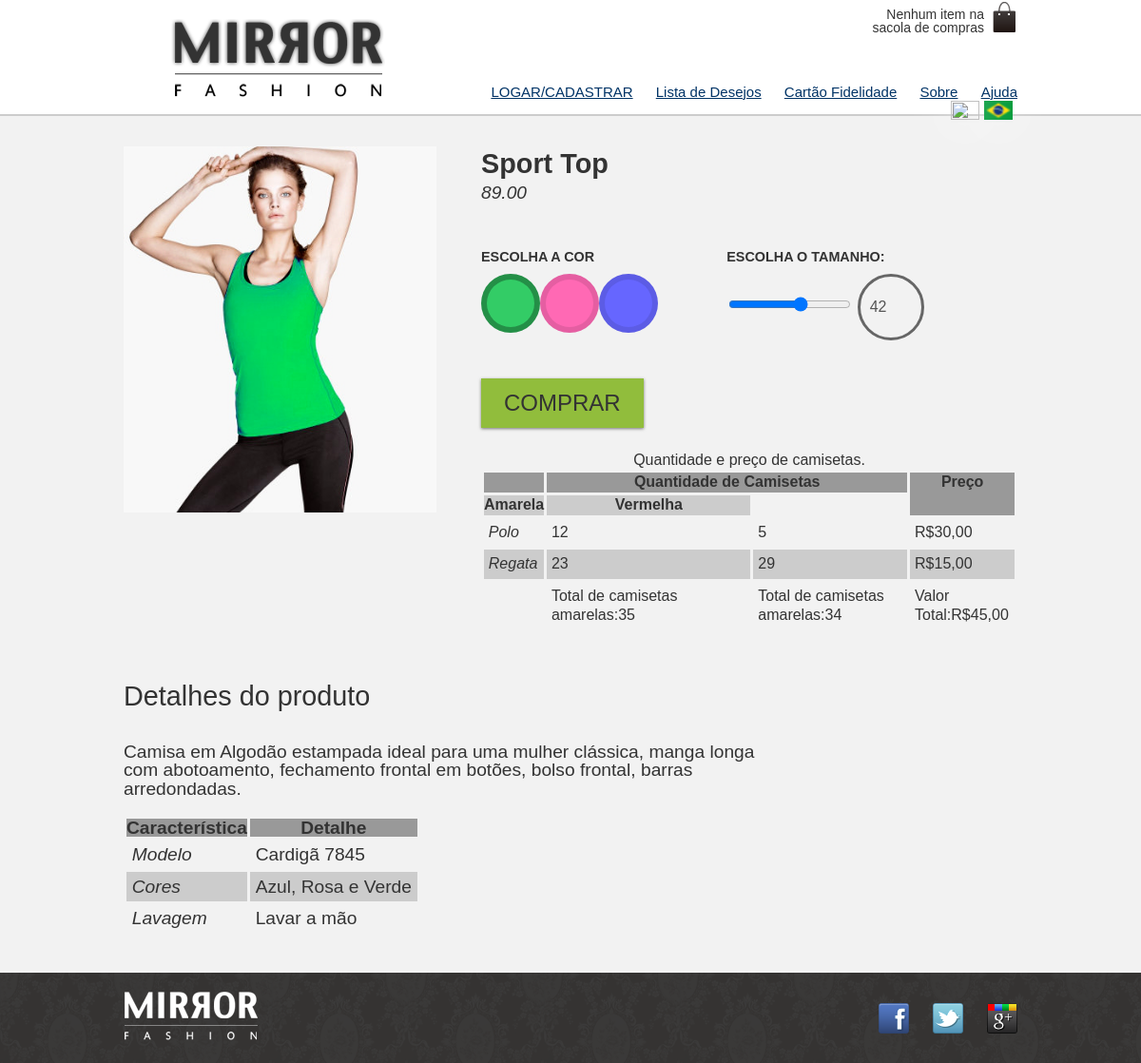
The app's page /produto.php?id=5 with its own data.
### tables this page shows
CREATE TABLE `produtos` (
  `id` int(11) NOT NULL,
  `nome` varchar(255) DEFAULT NULL,
  `preco` decimal(10,2) DEFAULT NULL,
  `descricao` text DEFAULT NULL,
  `type` varchar(20) NOT NULL,
  `data` date DEFAULT NULL,
  `vendas` int(11) DEFAULT NULL
);

### produto.php (the view, shortened to what this page needs)
<?php
$conexao = mysqli_connect("127.0.0.1","root","","wd43");
$dados = mysqli_query($conexao,"SELECT * FROM produtos WHERE id=".$_GET['id']);
$produtos = mysqli_fetch_array($dados);
$cabecalho_css='<link rel="stylesheet" type="text/css" href="css/produto.css">';
include("cabecalho.php");
?>
<div class="produto-back">
<div class="container">
<div class="produto">
<h1><?= $produtos['nome']?></h1>
<p><?= $produtos['preco']?></p>
<form action="checkout.php" method="POST">
<fieldset class="cores">
<legend>Escolha a cor</legend>
<label for="verde" >
<img src="img/produtos/foto<?= $produtos['id']?>-verde.png" alt="Produto na cor verde">
</label>
</fieldset>
<fieldset class="tamanhos">
<legend>Escolha o Tamanho:</legend>
<input type="range" min="36" max="46" step="2" name="tamanho" id="tamanho">
<output	for="tamanho" name="valortamanho" id="valortamanho">42 </output>
</fieldset>
<input type="submit" class="comprar" value="Comprar">
</form>
<table>
<caption>Quantidade e preço de camisetas.</caption>
<colgroup>
<col width="10%">
<col width="40%">
<col width="30%">
<col width="20%">
</colgroup>
<thead>
<tr>
<th rowpan="2"></th>
<th colspan="2">Quantidade de Camisetas</th>
<th rowspan="2">Preço</th>
</tr>
<tr>
<th>Amarela</th>
<th>Vermelha</th>
</tr>
</thead>
<tfoot>
<tr>
<td>
<td>Total de camisetas amarelas:35</td>
<td>Total de camisetas amarelas:34</td>
<td>Valor Total:R$45,00</td>
</tr>
</tfoot>
<tbody>
<tr>
<td>Polo</td>
<td>12</td>
<td>5</td>
<td>R$30,00</td>
</tr>
<tr>
<td>Regata</td>
<td>23</td>
<td>29</td>
<td>R$15,00</td>
</tr>
</tbody>
</table>
</div>
<div class="detalhes">
<h2>Detalhes	do	produto</h2>
<p>
<?= $produtos['descricao']?>
</p>
<table>
<thead>
<tr>
<th>Característica</th>
<th>Detalhe</th>
</tr>
</thead>
<tbody>
<tr>
<td>Modelo</td>
<td>Cardigã 7845</td>
</tr>
<tr>
<td>Cores</td>
<td>Azul, Rosa e Verde</td>
</tr>
<tr>
<td>Lavagem</td>
<td>Lavar a mão</td>
</tr>
</tbody>
</table>
</div>
</div>
</div>
<?php
include("rodape.php")
?>
</body>
</html>

### css/estilos.css (style rules this page uses)
body { color: #333333; font-family: "PT Sans", sans-serif; }
.container { margin: 0 auto; width: 940px; }

### css/produto.css (style rules this page uses)
.tamanhos output { display: inline-block; height:44px; width:44px; line-height:44px; border:3px solid #666; border-radius:50%; color:#555; }
.cores label:after { content: ''; display: block; border: 6px solid rgba(0,0,0,0.1); border-radius: 50%; width: 50px; height: 50px; }
label[for=verde]:after { left:0; background-color:#33cc66; }
.cores label img { display: block; max-width: 100%; }
.cores input:checked + label:after { border:6px solid rgba(0,0,0,0.3); }
.cores { position: relative; padding-top: 80px; }
.cores legend { position:absolute; top:0; left:0; }
fieldset { display:table-column; border:0; }
.produto { color: #333; line-height: 1.3; margin-top: 2em;; }
.produto h1 { font-size:1.8em; font-weight:bold; }
.produto p { font-size:1.2em; font-style:italic; margin-bottom:1em; }
.produto legend { display:block; font:bold 0.9em/2.5 Arial; text-transform:uppercase; }
.comprar { background: #91bd3c; border:none; color:#333; font-size: 1.5em; text-transform:uppercase; box-shadow: 0 1px 3px #777; display:block; padding: 0.5em 1em; margin:1em 0; }
output { width: 60px; height: 60px; border-radius: 50%; border: 1px solid black; padding: 10px; }
@media (min-width:630px) { .produto { position:relative; padding-left:40%; } }
@media (min-width:630px) { .cores { position:static; padding:0; } }
@media (min-width:630px) { .cores legend { position:static; } }
@media (min-width:630px) { .cores label img { position: absolute; top: 0; left: 0; max-width: 35%; max-height: 100%; } }
@media (min-width:630px) { .cores label:after { position: static; float: left; } }
@media (min-width:630px) { fieldset { display:inline-block; vertical-align:top; margin:1em 0; min-width:200px; width:45%; } }
.detalhes { padding:2em 0; }
.detalhes h2 { font-size:1.5em; line-height:2; }
.detalhes p { margin:1em 0; font-size:1em; max-width:36em; }
@media (min-width:500px) { .detalhes { font-size:1.2em; } }
table { border-spacing:0.2em; border-collapse:separate; }
thead { background-color:#999; }
thead th { font-weight:bold; padding:0.3 1em; text-align:center; }
td { padding:0.3em; }
tr:nth-child(2n) { background-color:#ccc; }
td:first-child { font-style:italic; }
.produto-back { background-color:#f2f2f2; margin-top:1em; border-top:2px solid #ccc; }

### css/mobile.css (style rules this page uses)
.container { width: 96%; }
.produto-back { background-color:#f2f2f2; margin-top:1em; border-top:2px solid #ccc; }
.cores label img { border:2px solid #ccc; }

### records on screen
produtos: nome "Sport Top", preco "89.00", descricao "Camisa em Algodão estampada ideal para uma mulher clássica, manga longa com abotoamento, fechamento frontal em botões, bolso frontal, barras arredondadas."
